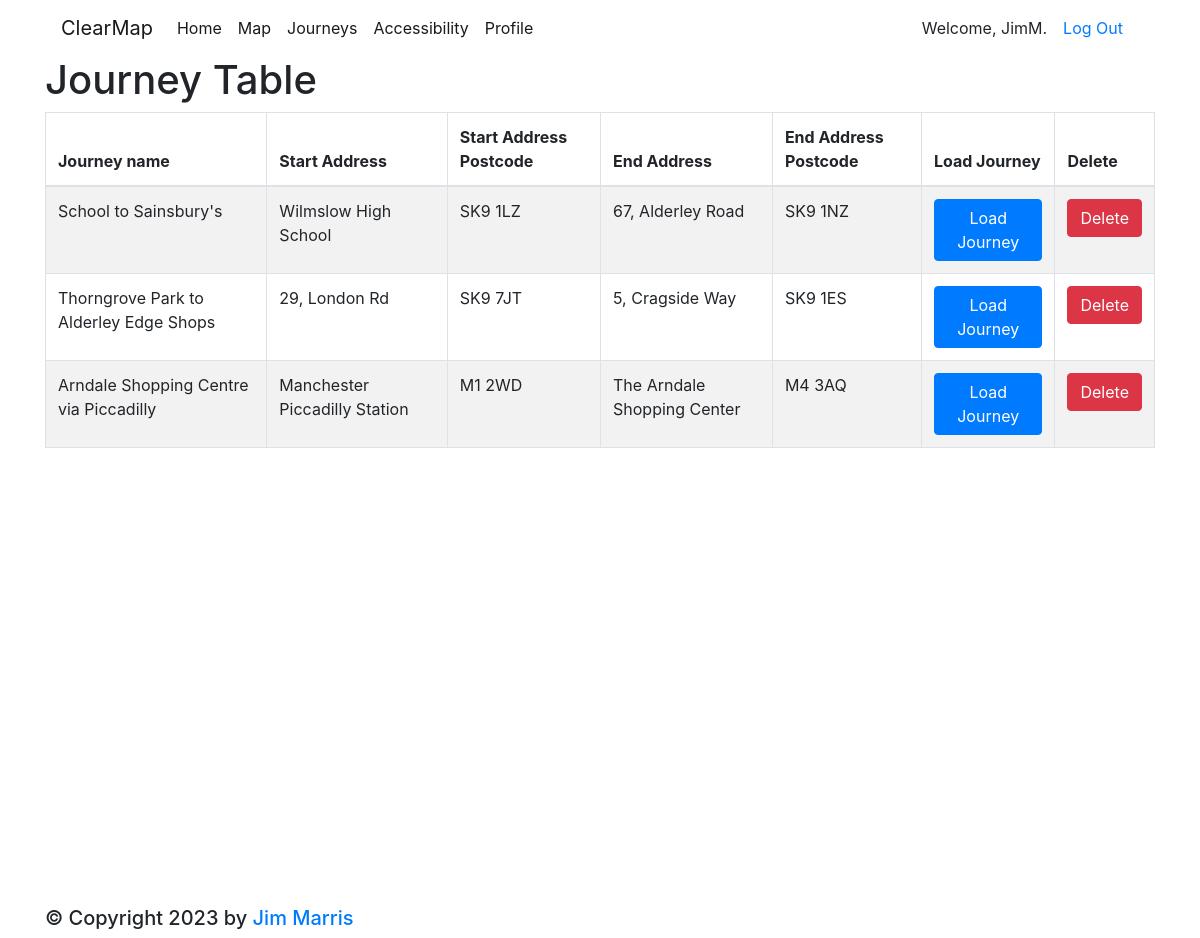
Screenshot of /journey (signed in) with the database file from the repository.
### tables this page shows
CREATE TABLE "users" (
                            "UserId"	INTEGER,
                            "Username"	TEXT NOT NULL,
                            "Password"	TEXT NOT NULL,
                            "Email"	TEXT NOT NULL,
                            "Name"	TEXT NOT NULL,
                            PRIMARY KEY("UserId" AUTOINCREMENT)
                        );

CREATE TABLE "journey" (
                            "JourneyId"	INTEGER,
                            "StartAddressId"	INTEGER NOT NULL,
                            "EndAddressId"	INTEGER NOT NULL,
                            "JourneyName"	TEXT NOT NULL,
                            "Distance"	REAL,
                            "JourneyTime"	REAL,
                            "UserId"	INTEGER NOT NULL,
                            FOREIGN KEY("UserId") REFERENCES "users"("UserId"),
                            FOREIGN KEY("StartAddressId") REFERENCES "address"("AddressId"),
                            FOREIGN KEY("EndAddressId") REFERENCES "address"("AddressId"),
                            PRIMARY KEY("JourneyId" AUTOINCREMENT)
                        );

CREATE TABLE "address" (
                            "AddressId"	INTEGER,
                            "Address"	TEXT NOT NULL,
                            "Postcode"	TEXT NOT NULL,
                            "AddressTitle"	TEXT NOT NULL,
                            "Lat"	REAL,
                            "Long"	REAL,
                            "Favourite"	INTEGER,
                            "UserId"	INTEGER NOT NULL,
                            FOREIGN KEY("UserId") REFERENCES "users"("UserId"),
                            PRIMARY KEY("AddressId" AUTOINCREMENT)
                        );

### app.py (the view)
@app.route("/journey", methods=['get', 'post'])
def journeyoption():
    if 'username' in session:
        if request.method == 'POST':
            return redirect(url_for('getroute'))
        journeylist = db.getJourneyNames(db.getUserId(session['username']))
        return render_template('journeyoption.html', journeylist=journeylist)
    else:
        return redirect(url_for('login'))

### database/database.py (called while the page is built)
def createConnection(database):
    conn = None
    try:
        conn = sqlite3.connect(database)
        return conn
    except sqlite3.Error as e:
        print(e)
    return conn

def getUserId(username):
    sql = ''' SELECT * FROM users WHERE username = ? '''
    conn = createConnection(database)
    cur = conn.cursor()
    username = username,
    cur.execute(sql, username)
    userId = cur.fetchone()[0]
    conn.close()
    return userId

def getJourneyNames(userId):
    sql = ''' SELECT j.*,
a1.Address,
a1.Postcode,
a2.Address,
a2.Postcode,
(a1.Long||','||a1.Lat) AS startCoord,
(a2.Long||','||a2.Lat) AS endCoord
FROM journey AS j
JOIN address AS a1 ON j.StartAddressId = a1.AddressId
JOIN address AS a2 ON j.EndAddressId = a2.AddressId
WHERE j.UserId = ? '''
    conn = createConnection(database)
    cur = conn.cursor()
    userId = userId,
    cur.execute(sql , userId)
    journeyNames = cur.fetchall()
    conn.close()
    return journeyNames

### templates/journeyoption.html (shortened to what this page needs)
{% extends "base.html" %}
{% block content %}
    <h1>Journey Table</h1>
    <table class="table table-bordered table-hover table-striped">
        <thead>
            <tr>
                <th>Journey name</th>
                <th>Start Address</th>
                <th>Start Address Postcode</th>
                <th>End Address</th>
                <th>End Address Postcode</th>
                <th>Load Journey</th>
                <th>Delete</th>
            </tr>
        </thead>
        <tbody>
            {% for row in journeylist %}
            <tr>
                <td>{{row[3]}}</td>
                <td>{{row[7]}}</td>
                <td>{{row[8]}}</td>
                <td>{{row[9]}}</td>
                <td>{{row[10]}}</td>
                <td>
                    <form action="/getroute" method="post" id="{{row[3]}}">
                        <button type="submit" class="btn btn-primary">Load Journey</button>
                    </form>
                </td>
                <td><button data-journeyid="{{row[0]}}" class="deleteJourney btn btn-danger">Delete</button></td>
            </tr>
            {% endfor %}
        </tbody>
    </table>
{% endblock %}

### templates/base.html (shortened to what this page needs)
<!doctype html>
<html class="no-js" lang="">
<head>
    <link rel="stylesheet" href="https://cdn.jsdelivr.net/npm/bootstrap@4.6.2/dist/css/bootstrap.min.css"
>
    <link href="{{ url_for('static', filename='style.css') }}" rel="stylesheet" type="text/css">
</head>
<body>
    <div class="container">
        <div class="section">
            <div class="row">
                <div class="col-md-12">
                    <nav class="navbar navbar-expand-lg navbar-light">
                        <a class="navbar-brand" href="#">ClearMap</a>
                        <div class="collapse navbar-collapse" id="navbarSupportedContent">
                            <ul class="navbar-nav mr-auto">
                                <li class="nav-item active">
                                    <a class="nav-link" href="{{ url_for('index') }}">Home <span class="sr-only">(current)</span></a>
                                </li>
                                {% if 'username' in session: %}
                                    <li class="nav-item active">
                                        <a class="nav-link" href="{{ url_for('getroute') }}">Map</a>
                                    </li>
                                    <li class="nav-item active">
                                        <a class="nav-link" href="{{ url_for('journeyoption') }}">Journeys</a>
                                    </li>
                                    <li class="nav-item active">
                                        <a class="nav-link" href="{{ url_for('accessibility') }}">Accessibility</a>
                                    </li>
                                    <li class="nav-item active">
                                        <a class="nav-link" href="{{ url_for('profile') }}">Profile</a>
                                    </li>
                            {% endif %}
                            </ul>
                        </div>
                        {% if 'username' in session: %}
                            Welcome, {{ session['username']}}.<a href="{{ url_for('logout') }}" class="nav-link">Log Out</a>
                        {% endif %}
                    </nav>
                </div>
            </div>
        </div>
        <div class="section" style="min-height: 850px;">
            <div class="row">
                <div class="col-md-12">
                    {% block content %}
                    {% endblock %}
                </div>
            </div>
        </div>
        <footer class="section">
            <div class="row">
                <div class="col-md-12">
                    <h5>&copy; Copyright 2023 by <a href="#">Jim Marris</a></h5>
                </div>
            </div>
        </footer>
    </div>
</body>
</html>

### rows the page displays
users: username "JimM"
journey: JourneyName "School to Sainsbury's", Address "Wilmslow High School", Postcode "SK9 1LZ", Address "67, Alderley Road", Postcode "SK9 1NZ"
journey: JourneyName "Thorngrove Park to Alderley Edge Shops", Address "29, London Rd", Postcode "SK9 7JT", Address "5, Cragside Way", Postcode "SK9 1ES"
journey: JourneyName "Arndale Shopping Centre via Piccadilly", Address "Manchester Piccadilly Station", Postcode "M1 2WD", Address "The Arndale Shopping Center", Postcode "M4 3AQ"
